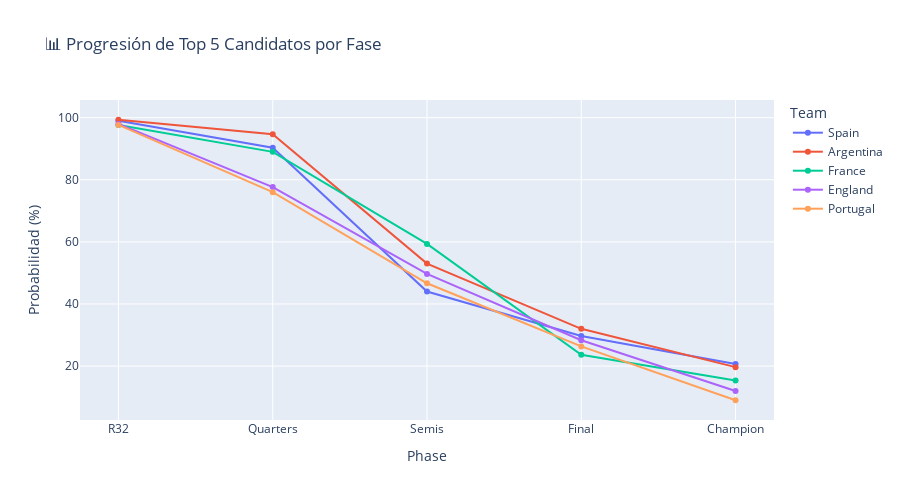

Source (notebook cell):
### Markdown cell above
### 🔥 Mapa de Calor: Probabilidad de Progreso por Equipo

Este gráfico visualiza la "esperanza de vida" de cada selección en el torneo, ordenadas jerárquicamente por su desempeño promedio en la fase de grupos por puntos obtenidos.

* **Lectura del Gráfico:**
    * **Eje Vertical (Y):** Los equipos mejor clasificados en la fase de grupos aparecen arriba, mostrando sus puntos promedio entre paréntesis.
    * **Eje Horizontal (X):** Las fases del torneo, desde 16avos de final (R32) hasta Campeón.
    * **Intensidad de Color:** Los tonos más oscuros (rojo/naranja) indican una alta probabilidad de alcanzar esa instancia.

* **Interpretación Clave:**
    * **Consistencia:** Permite identificar a los equipos "seguros". Un equipo con casillas oscuras hasta *Quarters* o *Semis* es un rival muy difícil de eliminar temprano.
    * **Candidatos al Título:** Solo los equipos que mantienen colores intensos en la columna final (**Champion**) son los verdaderos favoritos para levantar la copa.
    * **Correlación:** Al ordenar por puntos, podemos ver si hacer una fase de grupos perfecta (9 pts) se traduce realmente en ganar el mundial, o si hay equipos que empiezan flojos pero crecen en la fase final.

### Code cell
# Define una lista con las etiquetas de las fases eliminatorias que se mostrarán en el eje X del gráfico.
phases = ['R32', 'Quarters', 'Semis', 'Final', 'Champion']

# Extrae los nombres de los primeros 5 equipos del DataFrame 'top15' y los convierte en una lista de Python.
top15 = df_probs.head(15)
# Extrae los nombres de los primeros 5 equipos
top5 = top15.head(5)['Team'].tolist()

# Inicializa una lista vacía para almacenar los diccionarios con los datos estructurados para el gráfico.
data_phases = []

# Inicia un bucle que recorre cada uno de los 5 equipos seleccionados.
for team in top5:
    # Filtra el DataFrame 'df_probs' para obtener la fila correspondiente al equipo actual.
    team_data = df_probs[df_probs['Team'] == team].iloc[0]
    
    # Inicia un bucle interno para recorrer cada fase del torneo.
    for phase in phases:
        # Agrega un diccionario a la lista 'data_phases' con el nombre del equipo, la fase y la probabilidad convertida a porcentaje.
        data_phases.append({ 
            'Team': team,
            'Phase': phase,
            'Probability': team_data[phase] * 100
        })

# Convierte la lista de diccionarios en un nuevo DataFrame de Pandas optimizado para herramientas de visualización.
df_phases = pd.DataFrame(data_phases)

# Crea un gráfico de líneas interactivo utilizando Plotly Express, asignando ejes, colores por equipo y activando marcadores en los puntos.
fig2 = px.line(
    df_phases,
    x='Phase',
    y='Probability',
    color='Team',
    title='📊 Progresión de Top 5 Candidatos por Fase',
    markers=True
)

# Actualiza el diseño del gráfico definiendo el título del eje vertical y estableciendo la altura de la figura en píxeles.
fig2.update_layout(yaxis_title='Probabilidad (%)', height=500)

# Renderiza y muestra el gráfico interactivo final en la interfaz.
fig2.show()

### Figure 1 — Plotly figure (JSON) as saved in the notebook; plotly's stock layout.template omitted (floating-point values rounded to 4 significant figures)
{"data": [{"hovertemplate": "Team=Spain<br>Phase=%{x}<br>Probability=%{y}<extra></extra>", "legendgroup": "Spain", "line": {"color": "#636efa", "dash": "solid"}, "marker": {"symbol": "circle"}, "mode": "lines+markers", "name": "Spain", "orientation": "v", "showlegend": true, "type": "scatter", "x": ["R32", "Quarters", "Semis", "Final", "Champion"], "xaxis": "x", "y": [99.0, 90.33, 44.0, 29.67, 20.67], "yaxis": "y"}, {"hovertemplate": "Team=Argentina<br>Phase=%{x}<br>Probability=%{y}<extra></extra>", "legendgroup": "Argentina", "line": {"color": "#EF553B", "dash": "solid"}, "marker": {"symbol": "circle"}, "mode": "lines+markers", "name": "Argentina", "orientation": "v", "showlegend": true, "type": "scatter", "x": ["R32", "Quarters", "Semis", "Final", "Champion"], "xaxis": "x", "y": [99.33, 94.67, 53.0, 32.0, 19.67], "yaxis": "y"}, {"hovertemplate": "Team=France<br>Phase=%{x}<br>Probability=%{y}<extra></extra>", "legendgroup": "France", "line": {"color": "#00cc96", "dash": "solid"}, "marker": {"symbol": "circle"}, "mode": "lines+markers", "name": "France", "orientation": "v", "showlegend": true, "type": "scatter", "x": ["R32", "Quarters", "Semis", "Final", "Champion"], "xaxis": "x", "y": [97.67, 89.0, 59.33, 23.67, 15.33], "yaxis": "y"}, {"hovertemplate": "Team=England<br>Phase=%{x}<br>Probability=%{y}<extra></extra>", "legendgroup": "England", "line": {"color": "#ab63fa", "dash": "solid"}, "marker": {"symbol": "circle"}, "mode": "lines+markers", "name": "England", "orientation": "v", "showlegend": true, "type": "scatter", "x": ["R32", "Quarters", "Semis", "Final", "Champion"], "xaxis": "x", "y": [98.0, 77.67, 49.67, 28.33, 12.0], "yaxis": "y"}, {"hovertemplate": "Team=Portugal<br>Phase=%{x}<br>Probability=%{y}<extra></extra>", "legendgroup": "Portugal", "line": {"color": "#FFA15A", "dash": "solid"}, "marker": {"symbol": "circle"}, "mode": "lines+markers", "name": "Portugal", "orientation": "v", "showlegend": true, "type": "scatter", "x": ["R32", "Quarters", "Semis", "Final", "Champion"], "xaxis": "x", "y": [97.67, 76.0, 46.67, 26.33, 9.0], "yaxis": "y"}], "layout": {"height": 500, "legend": {"title": {"text": "Team"}, "tracegroupgap": 0}, "title": {"text": "📊 Progresión de Top 5 Candidatos por Fase"}, "xaxis": {"anchor": "y", "domain": [0, 1], "title": {"text": "Phase"}}, "yaxis": {"anchor": "x", "domain": [0, 1], "title": {"text": "Probabilidad (%)"}}}}
